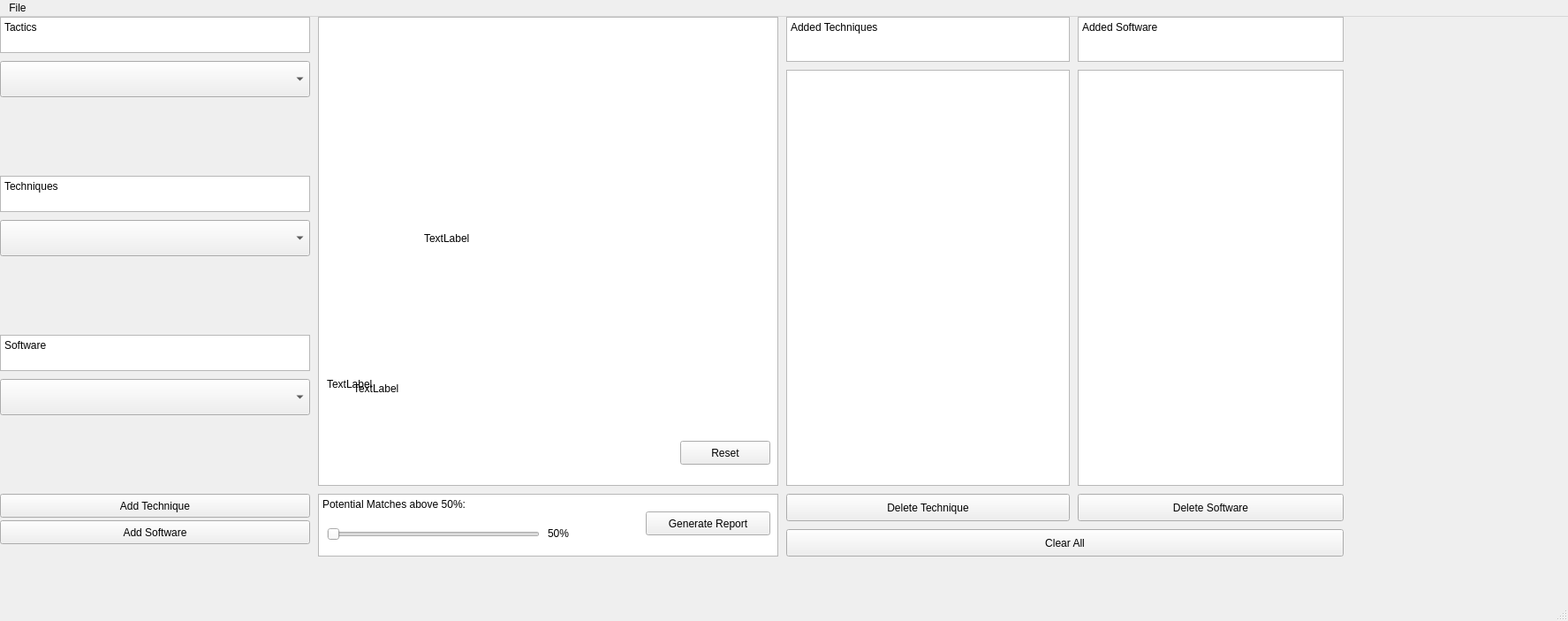
<?xml version="1.0" encoding="UTF-8"?>
<ui version="4.0">
 <class>APT Analyzer</class>
 <widget class="QMainWindow" name="APT Analyzer">
  <property name="geometry">
   <rect>
    <x>0</x>
    <y>0</y>
    <width>1775</width>
    <height>703</height>
   </rect>
  </property>
  <property name="windowTitle">
   <string>MainWindow</string>
  </property>
  <property name="styleSheet">
   <string notr="true"/>
  </property>
  <widget class="QWidget" name="centralwidget">
   <widget class="QPushButton" name="AddTechnique">
    <property name="geometry">
     <rect>
      <x>0</x>
      <y>540</y>
      <width>351</width>
      <height>27</height>
     </rect>
    </property>
    <property name="text">
     <string>Add Technique</string>
    </property>
   </widget>
   <widget class="QComboBox" name="Tactics">
    <property name="geometry">
     <rect>
      <x>0</x>
      <y>50</y>
      <width>351</width>
      <height>41</height>
     </rect>
    </property>
    <property name="palette">
     <palette>
      <active>
       <colorrole role="Highlight">
        <brush brushstyle="SolidPattern">
         <color alpha="255">
          <red>46</red>
          <green>194</green>
          <blue>126</blue>
         </color>
        </brush>
       </colorrole>
      </active>
      <inactive>
       <colorrole role="Highlight">
        <brush brushstyle="SolidPattern">
         <color alpha="255">
          <red>46</red>
          <green>194</green>
          <blue>126</blue>
         </color>
        </brush>
       </colorrole>
      </inactive>
      <disabled>
       <colorrole role="Highlight">
        <brush brushstyle="SolidPattern">
         <color alpha="255">
          <red>39</red>
          <green>119</green>
          <blue>255</blue>
         </color>
        </brush>
       </colorrole>
      </disabled>
     </palette>
    </property>
    <property name="maxVisibleItems">
     <number>4</number>
    </property>
    <property name="insertPolicy">
     <enum>QComboBox::InsertAlphabetically</enum>
    </property>
   </widget>
   <widget class="QComboBox" name="Techniques">
    <property name="geometry">
     <rect>
      <x>0</x>
      <y>230</y>
      <width>351</width>
      <height>41</height>
     </rect>
    </property>
    <property name="palette">
     <palette>
      <active>
       <colorrole role="Highlight">
        <brush brushstyle="SolidPattern">
         <color alpha="255">
          <red>46</red>
          <green>194</green>
          <blue>126</blue>
         </color>
        </brush>
       </colorrole>
      </active>
      <inactive>
       <colorrole role="Highlight">
        <brush brushstyle="SolidPattern">
         <color alpha="255">
          <red>46</red>
          <green>194</green>
          <blue>126</blue>
         </color>
        </brush>
       </colorrole>
      </inactive>
      <disabled>
       <colorrole role="Highlight">
        <brush brushstyle="SolidPattern">
         <color alpha="255">
          <red>39</red>
          <green>119</green>
          <blue>255</blue>
         </color>
        </brush>
       </colorrole>
      </disabled>
     </palette>
    </property>
    <property name="maxVisibleItems">
     <number>4</number>
    </property>
    <property name="insertPolicy">
     <enum>QComboBox::InsertAlphabetically</enum>
    </property>
   </widget>
   <widget class="QPlainTextEdit" name="TacticsBox">
    <property name="geometry">
     <rect>
      <x>0</x>
      <y>0</y>
      <width>351</width>
      <height>41</height>
     </rect>
    </property>
    <property name="styleSheet">
     <string notr="true"/>
    </property>
    <property name="plainText">
     <string>Tactics</string>
    </property>
   </widget>
   <widget class="QPlainTextEdit" name="TechniquesBox">
    <property name="geometry">
     <rect>
      <x>0</x>
      <y>180</y>
      <width>351</width>
      <height>41</height>
     </rect>
    </property>
    <property name="plainText">
     <string>Techniques</string>
    </property>
   </widget>
   <widget class="QPlainTextEdit" name="PotentialMatches">
    <property name="geometry">
     <rect>
      <x>360</x>
      <y>540</y>
      <width>521</width>
      <height>71</height>
     </rect>
    </property>
    <property name="plainText">
     <string>Potential Matches above 50%: </string>
    </property>
   </widget>
   <widget class="QPushButton" name="Evaluate">
    <property name="geometry">
     <rect>
      <x>731</x>
      <y>560</y>
      <width>141</width>
      <height>27</height>
     </rect>
    </property>
    <property name="text">
     <string>Generate Report</string>
    </property>
   </widget>
   <widget class="QPushButton" name="DeleteTechnique">
    <property name="geometry">
     <rect>
      <x>890</x>
      <y>540</y>
      <width>321</width>
      <height>31</height>
     </rect>
    </property>
    <property name="text">
     <string>Delete Technique</string>
    </property>
   </widget>
   <widget class="QPlainTextEdit" name="SoftwareBox">
    <property name="geometry">
     <rect>
      <x>0</x>
      <y>360</y>
      <width>351</width>
      <height>41</height>
     </rect>
    </property>
    <property name="plainText">
     <string>Software</string>
    </property>
   </widget>
   <widget class="QComboBox" name="Software">
    <property name="geometry">
     <rect>
      <x>0</x>
      <y>410</y>
      <width>351</width>
      <height>41</height>
     </rect>
    </property>
    <property name="palette">
     <palette>
      <active>
       <colorrole role="Highlight">
        <brush brushstyle="SolidPattern">
         <color alpha="255">
          <red>46</red>
          <green>194</green>
          <blue>126</blue>
         </color>
        </brush>
       </colorrole>
      </active>
      <inactive>
       <colorrole role="Highlight">
        <brush brushstyle="SolidPattern">
         <color alpha="255">
          <red>46</red>
          <green>194</green>
          <blue>126</blue>
         </color>
        </brush>
       </colorrole>
      </inactive>
      <disabled>
       <colorrole role="Highlight">
        <brush brushstyle="SolidPattern">
         <color alpha="255">
          <red>39</red>
          <green>119</green>
          <blue>255</blue>
         </color>
        </brush>
       </colorrole>
      </disabled>
     </palette>
    </property>
    <property name="autoFillBackground">
     <bool>false</bool>
    </property>
    <property name="maxVisibleItems">
     <number>4</number>
    </property>
    <property name="insertPolicy">
     <enum>QComboBox::InsertAlphabetically</enum>
    </property>
   </widget>
   <widget class="QPushButton" name="AddSoftware">
    <property name="geometry">
     <rect>
      <x>0</x>
      <y>570</y>
      <width>351</width>
      <height>27</height>
     </rect>
    </property>
    <property name="text">
     <string>Add Software</string>
    </property>
   </widget>
   <widget class="QPlainTextEdit" name="AddedTechniquesText">
    <property name="geometry">
     <rect>
      <x>890</x>
      <y>0</y>
      <width>321</width>
      <height>51</height>
     </rect>
    </property>
    <property name="plainText">
     <string>Added Techniques</string>
    </property>
   </widget>
   <widget class="QPushButton" name="DeleteSoftware">
    <property name="geometry">
     <rect>
      <x>1220</x>
      <y>540</y>
      <width>301</width>
      <height>31</height>
     </rect>
    </property>
    <property name="text">
     <string>Delete Software</string>
    </property>
   </widget>
   <widget class="QPlainTextEdit" name="AddedSoftwareText">
    <property name="geometry">
     <rect>
      <x>1220</x>
      <y>0</y>
      <width>301</width>
      <height>51</height>
     </rect>
    </property>
    <property name="plainText">
     <string>Added Software</string>
    </property>
   </widget>
   <widget class="QListWidget" name="AddedTechniquesBox">
    <property name="geometry">
     <rect>
      <x>890</x>
      <y>60</y>
      <width>321</width>
      <height>471</height>
     </rect>
    </property>
   </widget>
   <widget class="QListWidget" name="AddedSoftwareBox">
    <property name="geometry">
     <rect>
      <x>1220</x>
      <y>60</y>
      <width>301</width>
      <height>471</height>
     </rect>
    </property>
    <property name="palette">
     <palette>
      <active>
       <colorrole role="WindowText">
        <brush brushstyle="SolidPattern">
         <color alpha="255">
          <red>35</red>
          <green>39</green>
          <blue>41</blue>
         </color>
        </brush>
       </colorrole>
      </active>
      <inactive>
       <colorrole role="WindowText">
        <brush brushstyle="SolidPattern">
         <color alpha="255">
          <red>35</red>
          <green>39</green>
          <blue>41</blue>
         </color>
        </brush>
       </colorrole>
      </inactive>
      <disabled>
       <colorrole role="WindowText">
        <brush brushstyle="SolidPattern">
         <color alpha="255">
          <red>144</red>
          <green>147</green>
          <blue>147</blue>
         </color>
        </brush>
       </colorrole>
      </disabled>
     </palette>
    </property>
   </widget>
   <widget class="QPushButton" name="ClearAll">
    <property name="geometry">
     <rect>
      <x>890</x>
      <y>580</y>
      <width>631</width>
      <height>31</height>
     </rect>
    </property>
    <property name="text">
     <string>Clear All</string>
    </property>
   </widget>
   <widget class="QLabel" name="progress">
    <property name="geometry">
     <rect>
      <x>480</x>
      <y>130</y>
      <width>341</width>
      <height>241</height>
     </rect>
    </property>
    <property name="text">
     <string>TextLabel</string>
    </property>
   </widget>
   <widget class="QLabel" name="updating">
    <property name="geometry">
     <rect>
      <x>400</x>
      <y>400</y>
      <width>441</width>
      <height>41</height>
     </rect>
    </property>
    <property name="text">
     <string>TextLabel</string>
    </property>
   </widget>
   <widget class="QPushButton" name="ResetButton">
    <property name="geometry">
     <rect>
      <x>770</x>
      <y>480</y>
      <width>102</width>
      <height>27</height>
     </rect>
    </property>
    <property name="text">
     <string>Reset</string>
    </property>
   </widget>
   <widget class="QSlider" name="slider_bar">
    <property name="geometry">
     <rect>
      <x>370</x>
      <y>575</y>
      <width>241</width>
      <height>21</height>
     </rect>
    </property>
    <property name="palette">
     <palette>
      <active>
       <colorrole role="Highlight">
        <brush brushstyle="SolidPattern">
         <color alpha="255">
          <red>25</red>
          <green>229</green>
          <blue>26</blue>
         </color>
        </brush>
       </colorrole>
      </active>
      <inactive>
       <colorrole role="Highlight">
        <brush brushstyle="SolidPattern">
         <color alpha="255">
          <red>38</red>
          <green>162</green>
          <blue>105</blue>
         </color>
        </brush>
       </colorrole>
      </inactive>
      <disabled>
       <colorrole role="Highlight">
        <brush brushstyle="SolidPattern">
         <color alpha="255">
          <red>39</red>
          <green>119</green>
          <blue>255</blue>
         </color>
        </brush>
       </colorrole>
      </disabled>
     </palette>
    </property>
    <property name="minimum">
     <number>50</number>
    </property>
    <property name="orientation">
     <enum>Qt::Horizontal</enum>
    </property>
   </widget>
   <widget class="QLabel" name="slider_text">
    <property name="geometry">
     <rect>
      <x>620</x>
      <y>569</y>
      <width>41</width>
      <height>31</height>
     </rect>
    </property>
    <property name="text">
     <string>50%</string>
    </property>
   </widget>
   <widget class="QTextBrowser" name="DescriptionBox">
    <property name="geometry">
     <rect>
      <x>360</x>
      <y>0</y>
      <width>521</width>
      <height>531</height>
     </rect>
    </property>
   </widget>
   <widget class="QLabel" name="updating_2">
    <property name="geometry">
     <rect>
      <x>370</x>
      <y>380</y>
      <width>501</width>
      <height>71</height>
     </rect>
    </property>
    <property name="text">
     <string>TextLabel</string>
    </property>
   </widget>
   <zorder>DescriptionBox</zorder>
   <zorder>PotentialMatches</zorder>
   <zorder>DeleteTechnique</zorder>
   <zorder>DeleteSoftware</zorder>
   <zorder>AddedSoftwareText</zorder>
   <zorder>AddedSoftwareBox</zorder>
   <zorder>ClearAll</zorder>
   <zorder>TacticsBox</zorder>
   <zorder>TechniquesBox</zorder>
   <zorder>SoftwareBox</zorder>
   <zorder>Tactics</zorder>
   <zorder>Techniques</zorder>
   <zorder>Software</zorder>
   <zorder>AddTechnique</zorder>
   <zorder>AddSoftware</zorder>
   <zorder>Evaluate</zorder>
   <zorder>AddedTechniquesText</zorder>
   <zorder>AddedTechniquesBox</zorder>
   <zorder>slider_bar</zorder>
   <zorder>slider_text</zorder>
   <zorder>progress</zorder>
   <zorder>updating</zorder>
   <zorder>ResetButton</zorder>
   <zorder>updating_2</zorder>
  </widget>
  <widget class="QStatusBar" name="statusbar"/>
  <widget class="QMenuBar" name="menubar">
   <property name="geometry">
    <rect>
     <x>0</x>
     <y>0</y>
     <width>1775</width>
     <height>24</height>
    </rect>
   </property>
   <widget class="QMenu" name="menuFile">
    <property name="title">
     <string>File</string>
    </property>
    <addaction name="actionUpdate"/>
   </widget>
   <addaction name="menuFile"/>
  </widget>
  <action name="actionUpdate">
   <property name="text">
    <string>Update Data</string>
   </property>
  </action>
 </widget>
 <resources/>
 <connections/>
</ui>
